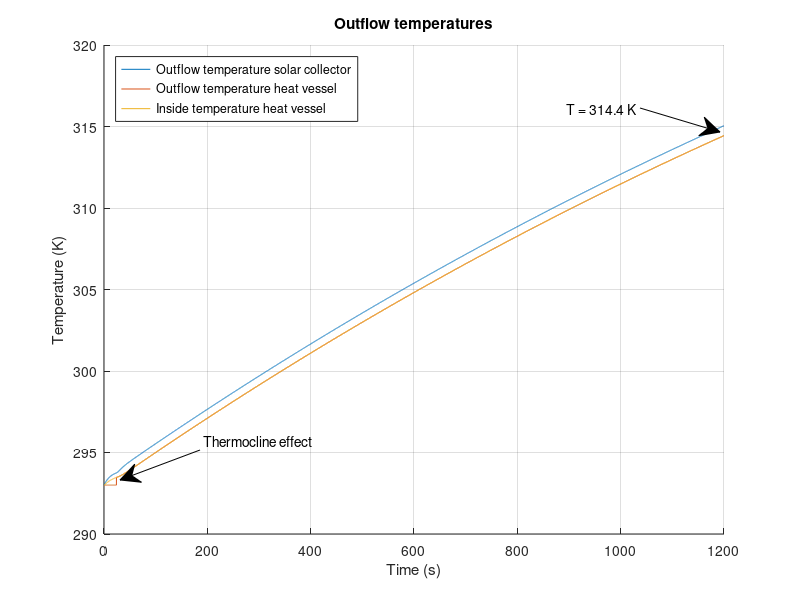

This chart was generated by the following MATLAB code:
%%%%%%%%%%%%%%%%%%%%%%%%%%%%%%%%%%%%%%%%%%%%
% Matlab model for Solar Collector Group 10%
%%%%%%%%%%%%%%%%%%%%%%%%%%%%%%%%%%%%%%%%%%%%
clc;
clear;
close all;
%%
%%%%%%%%%%%
%Constants%
%%%%%%%%%%%
%Natural costants:
    sigma = 5.67*10^(-8);                       %Stefan-Boltzmann constant
    v_out = 4.5;                                %Velocity of air outside the solar collector [m/s]
    v_in = 0;                                   %Velocity of air inside the solar collector [m/s]
%Emissivity
    e_Cu = 0.22;                                %Copper tube, value 0.052
    e_glass = 0.95;
    e_PVC = 0.91;                               %PVC tube
    e_foam = 0.9;                               %foam foil
    e_Al = 0.04;                                %Aluminum tape
    e_paint = 0.95;                             %Emissivity of black paint (for comparison)
    e_wood = 0.94;
    e_CuMatte = 0.22;                           %Emissivity of the copper tube after making it less reflective (for comparison)
%Thermal conductivity
    k_air = 0.026;                              %Air [W/(m*K)]
    k_tempex =0.03;                             %Tempex plate [W/(m*K)]
    k_Cu = 400;                                 %Copper tube [W/(m*K)]
    k_wood = 0.12;                              %Wood casing [W/(m*K)]
    k_Po = 0.13;                                %Polyurethane tube [W/(m*K)]
    k_PVC = 0.19;                               %PVC thermal conduc [W/(m*K)]
    k_foil = 0.04;                              %Polyethylene foam foil [W/(m*K)]
    k_glass = 0.96;                             %Thermal conductivity of the glass plate [W/(m*K)]
%Heat transfer coefficient
    h_out_air = 10.45 - v_out + 10*(v_out)^(1/2);%Outside solar collector air [W/(m^2*K)]
    h_in_air = 10.45 - v_in + 10*(v_in)^(1/2);  %Inside solar collector air [W/(m^2*K)]
    h_air = 2.5;                                %Still standing 298K air [W/(m^2*K)]
%Specific heat
    c_water = 4186;                             %Specific heat water [J/kgK]
    c_Cu = 386;                                 %Specific heat copper [J/kgK]
    c_Al = 922;                                 %Specific heat aluminium[J/kgK]
    c_air = 1007;                               %Specific heat air[J/kgK]
%Measurements
    D_Cu = 0.012;                               %Diameter of the copper tube [m]
    D_PolyTube = 0.008;                         %Diameter of the polyurathane pump tubes [m]
    R_Cu1 = 0.005;                              %Inner radius of the copper tube [m]
    R_Cu2 = 0.006;                              %Outer radius of  the copper tube [m]
    V_air = 0.04911;                            %Volume of the air in the solar collector [m^3]
    V_Al = 8.96*10^(-5);                        %Total volume of the aluminum tape
    L_Cu_SC = 6.63;                             %Length of the copper tube in the solar collector [m]
    L_CuTube = 6.630;                           %Total length of tube that's exposed to the air [m]
    L_PolyTube1 = 3;                            %Total length of polyurathane pump tube 1 [m]
    L_PolyTube2 = 3;                            %Total length of polyurathane pump tube 2 [m]
    d_frame = 0.05;                             %Thickness of the pinewood frame [m]
%Measurements Heat storage vessel
    D_pvc = 0.050;                              %Diameter PVC tube [m]
    R_pvcThick = 0.0018;                        %PVC wall thickness
    R_pvc1 = (D_pvc/2) - R_pvcThick;            %Inner Radius PVC tube [m]
    R_pvc2 = (D_pvc/2);                         %Outer Radius PVC tube [m]
    N_insLayers = 6;                            %Number of insulating polyethylene foam foil layers [m]
    R_polyFoil = N_insLayers * 0.003;           %Radius thickness polyethylene foam foil [m]
    L_Tube_HV = 0.71;                           %PVC length [m]
%Measurements for in- and outlet connectors
    D_Po = 0.012;                               %Diameter of the polyurethane tube [m]
    R_Po1 = 0.004;                              %Inner radius of the polyurethane tube [m]
    R_Po2 = 0.006;                              %Outer radius of the polyurethane tube [m]
    L_Tube_HV_to_SC = 3;                        %Half of general setup length, HV to SC [m]
    L_Tube_SC_to_HV = 3;                        %Half of general setup length, SC to HV [m]
%Areas
    A_RadCu = 4*D_Cu*1.4+3*0.5*0.25*pi*(0.0898^2-0.0778^2)+2*0.012*0.15; %Sunlit area of the copper tube [m^2]
    A_RadAl = 0.670*1.4 - 4*0.012*1.4;                      %Sunlit area of the aluminum troughs [m^2]
    A_AirCu = 1.4*pi*D_Cu + 3*4.9594762*10^(-3) + 0.05*pi*D_Cu + 2*0.1*pi*D_Cu; %Area of the copper tube that's exposed to the air [m^2]
    A_AirTape = 1.971;                                      %Area of the aluminum tape that is exposed to the air [m^2]
    A_AirSS = 2*(1.64*0.67)+2*(0.67*0.065)+2*(0.065*1.72);  %Area of solar collector that is exposed to the air [m^2]
    A_frame = 2*(0.67*0.065)+2*(0.065*1.72);                %Area of sides touching pinewood [m^2]
    A_HV = 2*pi*(R_pvc2+R_polyFoil)*L_Tube_HV;              %Area of heat vessel [m^2] %%%%CHECK THIS
%Intensity
    I_sun = 1000;                               %Intensity of the artificial sun [W/m^2]
%Temperatures
    T_sur = 293;                                %Temperature of the surroundings [K]
    T_in = 293;                                 %Temperature of the incoming water [K]
%Density
    rho_w = 1000;                               %Density of water [kg/m^3]
    rho_Cu = 8.9*10^3;                          %Density of copper [kg/m^3]
    rho_air = 1.29;                             %Density of air [kg/m^3]
    rho_Al = 2.70*10^3;                         %Density of aluminum [kg/m^3]
%Variables
    test_length = 20;                           %Given time in test [minutes]
    flowrate = 3.0;                             %Initial flowrate [L/min]
%%
%%%%%%%%%%%%%%
%Calculations%
%%%%%%%%%%%%%%
%%Length of simulation%%
t_end = test_length*60;                 %End time [s]
t_step = 0.1;                           %Step size [s]
Steps = t_end/t_step;                   %Amount of steps

%%HEAT VESSEL%%
T_HV_table = zeros(3,Steps+1);          %Heat vessel table for data logging
T_HV_table(1,:) = 0:t_step:t_end;
T_HV_out=T_in;                          %Beginning temperature of water in the heat vessel [K]
m_SC_water = 0.512;                     %Max mass of water in the solar collector [kg]
m_HV_water = 1.2;                       %Max mass of water in the heat vessel  [kg]
m_out_tube =1/4*pi*((D_Po -2*0.002)^2)*L_Tube_HV_to_SC ;    %Max mass of water in the outlettubing [kg]
m_hv_frac = 0;                           %Initial fraction hot water to cold water [-]

%%Thermocline HV start values%%
m_HV_new = 0;                           %Starting mass of hot water in HV  [kg]
m_HV_old = m_HV_water;                  %Starting mass of cold water in HV [kg]
T_HV_inside = T_in;                     %Starting temperature HV [K]

%%Tube Heat vessel --> Solar Collector%%
m_PolyTube1_water = (1/4)*pi*D_PolyTube^2*L_PolyTube1*rho_w;                %Maximum amount of water in the tube [kg]
T_SC_in = T_in;                                                             %Starting temperature [K]

%%SOLAR COLLECTOR%%
T_SC_table = zeros(3,Steps+1);          %Solar collector table for data logging
T_SC_table(1,:) = 0:t_step:t_end;
T_SC_out=T_in;                          %Beginning temperature of water in the solar collector [K]
I_glass = I_sun*e_glass;                %Intensity after absorption of glass plate [W/m^2]
%%Aluminium reflection and absorption rates%%
dQdt_RadAl = (1-e_Al)*A_RadAl*I_glass;              %Energy that is reflected by the aluminum tape [W]
dQdt_RadAl_in = (e_Al)*A_RadAl*I_glass;             %Energy that is absorbed by the aluminum tape [W]
dQdt_RadCu = e_Cu*A_RadCu*I_glass + e_Cu*dQdt_RadAl;  %Energy that is absorbed by the copper tube due to radiation [W]

%SC glass plate calculations
d_glass = 0.004;                                                            %Thickness of the glass plate [m]
A_glass = 0.67*(1.640+0.080);                                               %Area of the glass plate [m]

%%Tube Solar Collector --> Heat vessel%%
m_PolyTube2_water = (1/4)*pi*D_PolyTube^2*L_PolyTube2*rho_w;                %Maximum amount of water in the tube [kg]
T_HV_in = T_in;                                                             %Starting temperature [K]

%%General%%
m_Cu = (L_Cu_SC*pi*R_Cu2^2 - L_Cu_SC*pi*R_Cu1^2)*rho_Cu;                    %Mass of the copper tube in the solar collector [kg]
m_air = rho_air*V_air;                                                      %Mass of the air in the solar collector [kg]
m_Al = rho_Al*V_Al;                                                         %Total mass of the aluminum tape [kg]
T_air = T_in;                                                               %Starting temperature of the air [K]
T_Al = T_in;                                                                %Starting temperature of the aluminum tape [K]
m_flow = (flowrate/60/1000)*rho_w*t_step;                                   %Mass of water inflow from pump during t_step [kg]
%%
for t=0:t_step:t_end
    %%
    %%%%%%%%%%%%%%%%%%%%%%%%%%%%%%%%%%%%%%%%
    %       Equations for the vessel       %
    %%%%%%%%%%%%%%%%%%%%%%%%%%%%%%%%%%%%%%%%    
    %%%%%Insulation heat loss%%%%
    R_HV_PVC_cond = R_pvc1/(k_PVC*(2*pi*R_pvc2*L_Tube_HV));                 %Thermal resitance of conduction through PVC [K/W]
    R_HV_ins_Cond =  (log((R_pvc2 + R_polyFoil)/R_pvc2)) / (k_foil*A_HV);   %Thermal resitance of conduction through poly foam foil [K/W]
    R_HV_ins_Conv = 1 / (h_air*A_HV);                                       %Thermal resitance of convection outside poly foam foil [K/W]
    HL_RadOut_PVC = e_PVC * sigma * A_HV * (T_HV_inside^4 - T_sur^4);   %Heat loss due to radiation PVC [W]
    HL_RadOut_foam = e_foam * sigma * A_HV * (T_HV_inside^4 - T_sur^4); %Heat loss due to radiation foam foil [W]
    R_HV_ins_total = R_HV_PVC_cond + R_HV_ins_Cond + R_HV_ins_Conv;         %Total thermal resistance in series [K/W]
    %Total heat flow through insulation multiplied with fraction hot water
    dQdt_HV_insulation = m_hv_frac*(-((T_HV_inside - T_sur ) / R_HV_ins_total)-HL_RadOut_PVC-HL_RadOut_foam);   
    
    %%%%%End caps heat loss%%%%
    R_HV_cap_Conv = 1 /h_air*pi*(R_pvc2+R_pvcThick).^2;                     %Thermal resistance due to convection on end caps [K/W]
    R_HV_cap1 = R_pvcThick / (k_PVC * (pi*R_pvc2).^2);                      %Thermal resistance end-cap [K/W]
    R_HV_cap2 = R_HV_cap1;                                                  %Thermal resistance upper end cap [K/W]
    if m_hv_frac == 1
        %If heatvessel is full of hot water, heat loss from both end caps is presumed
        R_HV_caps_total = R_HV_cap1 + R_HV_cap2 + 2*R_HV_cap_Conv;
        dQdt_HV_caps = -((T_HV_inside - T_sur ) / R_HV_caps_total);
    else
        %If hot water not at bottom HV, only 1 end-cap
        R_HV_caps_total = R_HV_cap1 + R_HV_cap_Conv;                        
        dQdt_HV_caps = -((T_HV_inside - T_sur ) / R_HV_caps_total);
    end
    
    %%%%Total heat flow storage vessel%%%%
    dQdt_HV_total = dQdt_HV_insulation + dQdt_HV_caps;                      %Total heat flow storage vessel [W/m^2]
    
    %%%%Calculate internal temperature%%%%
    delta_T = (dQdt_HV_total*t_step/(m_HV_water*c_water));                  %Resulting delta T of heat flow [K]
    T_HV_inside = T_HV_inside+delta_T;                                      %Resulting internal temperature [K]
    
    %%%%Thermocline effect%%%% 
    if (m_HV_new < m_HV_water)                                              % Cold region thermocline provides outlfow HV
        m_HV_new = m_HV_new + m_flow;
        T_HV_inside = (m_flow*T_HV_in + T_HV_inside*m_HV_new)/(m_HV_new + m_flow);
        m_hv_frac = m_HV_new / m_HV_water;                                  %Fraction hot to cold water in HV
        m_HV_old = m_HV_old - m_flow;
        T_HV_out = T_in;                                                    %Resulting temperature outlfow if full of hot water
    else                                                                    %Thermocline when cold water has been dispersed
        T_HV_inside = (m_flow*T_HV_in + T_HV_inside*m_HV_new)/(m_HV_new + m_flow);
        m_hv_frac = 1;                                                      %Fraction of cold water to hot water is 1, used for heat losses in HV
        T_HV_out = T_HV_inside;                                             %Resulting temperature outlfow if not full of hot water
    end
    
    %%%%Log HV data for plotting%%%%
    Column = round((1/t_step)*t+1);       %Table time step counter
    T_HV_table(2,Column)=T_HV_out;        %Assign value for T_HV_out to the right space
    T_HV_table(3,Column)=dQdt_HV_total;   %Assign value for dQdt_HV_total to the right space
    T_HV_table(4,Column)=T_HV_inside;     %Assign value for inside temperature heat vessel
    
    %%
    %%%%%%%%%%%%%%%%%%%%%%%%%%%%%%%%%%%%%%%%
    %Tube 1 Heat vessel --> Solar collector%
    %%%%%%%%%%%%%%%%%%%%%%%%%%%%%%%%%%%%%%%%
    %%%%Inflow temperature%%%%
    m_PolyTube1_old = m_PolyTube1_water - m_flow;  %Mass of water from t-t_step [kg]
    m_PolyTube1_new = m_flow;                      %Mass of water added to the heat vessel during t_step [kg]
    T_SC_in = (m_PolyTube1_old*T_SC_in + m_PolyTube1_new*T_HV_out)/(m_PolyTube1_old+m_PolyTube1_new); %Inflow temperature [K] 
    
    %%%%Thermal resistance%%%%
    R_tube_out_Cond =  (log(R_Po2 /R_Po1)) / ((2*pi*k_Po*L_Tube_HV_to_SC ));%Thermal resitance of conduction outlet tubing [K/W]
    R_tube_out_Conv = 1 / (h_air*(2*pi*R_Po2)*L_Tube_HV_to_SC) ;           %Thermal resitance of convection outlet tubing [K/W]
    R_tube_out_total = R_tube_out_Cond + R_tube_out_Conv;                  %Total thermal resistance in series [K/W]
    
    %%%%Total heat flowflow%%%%
    dQdt_PolyTube1_total = -((T_HV_out - T_sur ) / R_tube_out_total);       %Total heat flow HV to SC[W/m^2]
    
    %%%%Outflow temperature
    delta_T = (dQdt_PolyTube1_total*t_step/(m_PolyTube1_water*c_water));    %Resulting delta T of heat flow [K]
    T_SC_in = T_SC_in+delta_T;                                              %Resulting outflow temperature [K]
    
    %%
    %%%%%%%%%%%%%%%%%%%%%%%%%%%%%%%%%%%%%%%%
    %  Equations for the solar collector   %
    %%%%%%%%%%%%%%%%%%%%%%%%%%%%%%%%%%%%%%%%
    m_SC_old = m_SC_water - m_flow;        %Mass of water from t-t_step [kg]
    m_SC_new = m_flow;                     %Mass of water added to the solar collector during t_step [kg]
    T_SC_out = (m_SC_old*c_water*T_SC_out + m_Cu*c_Cu*T_SC_out + m_SC_new*c_water*T_SC_in)/(m_SC_old*c_water + m_Cu*c_Cu + m_SC_new*c_water);

    %%%Heat transfer mechanisms in the solar collector%%%	
    dtQt_RadOut = e_Cu * sigma * A_AirCu * (T_SC_out^4 - T_air^4); %Heat loss due to radiation [W]                
    R_CondOut = (log(R_Cu2/R_Cu1)) / (2*pi*k_Cu*L_CuTube);  %Thermal resistance due to conduction in the copper tube [K/W]
    R_Cu_conv = 1 / (h_air*A_AirCu);                    %Thermal resistance due to convection [K/W]
    R_SC_total = R_CondOut + R_Cu_conv;                 %The total of all the thermal resistances [K/W]
  
    %%%%Total heat flow solar collector%%%%
    dQdT_SC_tube = ((T_SC_out - T_air) / R_SC_total);
    dQdt_SC_total = dQdt_RadCu - dQdT_SC_tube - dtQt_RadOut;        %Total heat flow solar collector [W/m^2]
    
    %%%%Calculate internal temperature%%%%    
    delta_T = (dQdt_SC_total*t_step)/(m_SC_water*c_water + m_Cu*c_Cu);      %Resulting delta T of heat flow [K]
    T_SC_out=T_SC_out+delta_T;                                              %Resulting outflow temperature [K]
    
    %%%%Log SC data for plotting%%%%
    Column = round((1/t_step)*t+1);     %Table time step counter
    T_SC_table(2,Column)=T_SC_out;      %Assign value for T to the right space
    T_SC_table(3,Column)=delta_T;       %Assign value for T to the right space
    
    %%
    %%%%%%%%%%%%%%%%%%%%%%%%%%%%%%%%%%%%%%%%
    %Tube 2 Solar collector --> Heat vessel%
    %%%%%%%%%%%%%%%%%%%%%%%%%%%%%%%%%%%%%%%%
    m_PolyTube2_old = m_PolyTube1_water - m_flow;   %Mass of water from t-t_step [kg]
    m_PolyTube2_new = m_flow;                       %Mass of water added to the heat vessel during t_step [kg]
   
    T_HV_in = (m_PolyTube2_old*T_HV_in + m_HV_new*T_SC_out)/(m_PolyTube2_old+m_HV_new); %Average internal HV temperature with inflow from SC [K]
    
    R_tube_in_Cond =  (log(R_Po2 /R_Po1)) / ((2*pi*k_Po*L_Tube_SC_to_HV )); %Thermal resitance of conduction inlet tubing [K/W]
    R_tube_in_Conv = 1 / (h_air*(2*pi*R_Po2)*L_Tube_SC_to_HV) ;             %Thermal resitance of convection inlet tubing [K/W]
    R_tube_in_total = R_tube_in_Cond + R_tube_in_Conv;                      %Total thermal resistance in series [K/W]
    
    %%%%Total flow
    dQdt_PolyTube2_total = -((T_HV_in - T_sur ) / R_tube_in_total);         %Total heat flow general setup SC to HV [W/m^2]

    delta_T = (dQdt_PolyTube2_total*t_step/(m_PolyTube2_water*c_water));    %Resulting delta T of heat flow [K]
    T_HV_in = T_HV_in+delta_T;                                              %Resulting outflow temperature [K]
        
    %%
    %%%%%%%%%%%%%%%%%%%%%%%%%%%%%%%%%%%%%%%%
    %            Air Temperature           %
    %%%%%%%%%%%%%%%%%%%%%%%%%%%%%%%%%%%%%%%%
    %To calculate dQdt_air_total, first the temperature of the aluminum tape has to be determined:
    dQdt_Al_conv = h_air*A_AirTape*(T_Al-T_air);        %Convective heat loss aluminium tape [W/m^2]
    dQdt_Al_total = dQdt_RadAl_in - dQdt_Al_conv;       %Total heat flow aluminium tape [W/m^2]
    delta_T = (dQdt_Al_total*t_step)/(m_Al*c_Al);       %Resulting delta T aluminium tape [K]
    T_Al = T_Al + delta_T;                              %Temperature aluminium tape after delta T [K]

    %Air temperature:
    dQdt_CondEnv = -(k_wood * A_frame * (T_air - T_sur))/d_frame;          %Heat flow to the environment through the wood by conduction [W/m^2]
    dQdt_CondGlass = -(k_glass*A_glass*(T_air - T_sur))/d_glass;           %Heat flow to the environment through the glass by conduction [W/m^2]
    dQdt_air_total = dQdt_Al_conv + dQdt_CondEnv + dQdt_CondGlass + dQdT_SC_tube; %Total heat flow air inside solar collector [W/m^2]
     
    delta_T = (dQdt_air_total*t_step)/(m_air*c_air);    %Resulting delta T of heat flow [K]
    T_air = T_air + delta_T;                            %Resulting air temperature [K]
    
end
%%
%%%%%%%%%%
%Plotting%
%%%%%%%%%%

t_var=T_SC_table(1,:);          %Time variable
T_SC_var=T_SC_table(2,:);       %Outflow temperature solar collector
T_HV_var=T_HV_table(2,:);       %Outflow temperature heat vessel
T_HV_inside = T_HV_table(4,:);  %Inside temperature heat vessel

hold on
grid on

plot(t_var,T_SC_var);
plot(t_var,T_HV_var);
plot(t_var,T_HV_inside);

annotation('textarrow',[0.8 0.9], [0.82 0.78] ,'String','T = 314.4 K');
annotation('textarrow', [0.25 0.15], [0.25 0.2], 'String', 'Thermocline effect');

ylabel('Temperature (K)')
legend({'Outflow temperature solar collector','Outflow temperature heat vessel','Inside temperature heat vessel'}, 'Location','northwest')

xlim([0 t_end]);
xlabel('Time (s)')
title('Outflow temperatures')
saveas(gcf,'Constantflow_temperature.jpg')